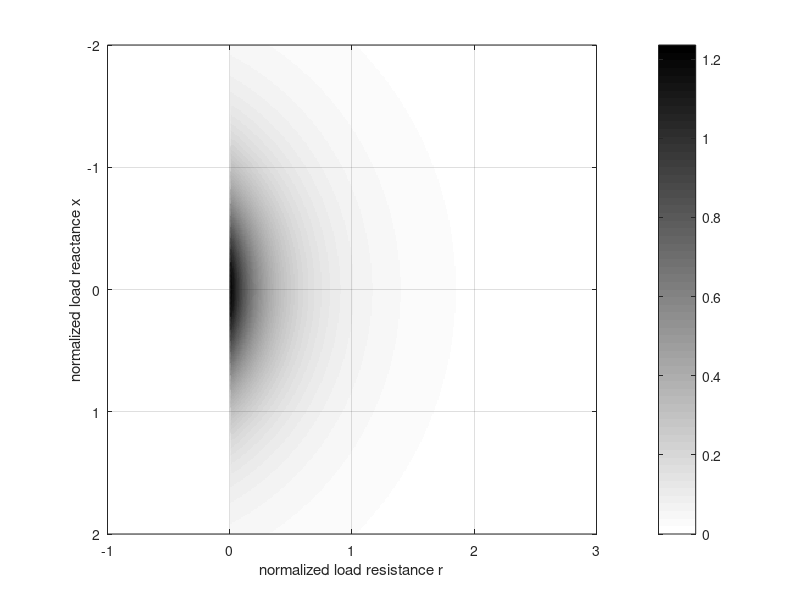

Source code (MATLAB): (Note: this script raises an error after producing the figure.)
% Generates the intensity plots of the probability density functions
% (in terms of real and imaginary parts) of the complex-valued normalized
% impedance of a backscatter tag load. This distribution guarantees that
% the "transmit signal", i.e. the load reflection coefficient, has maximum
% entropy. This yields near-capacity rates at high SNR.
%
% This generates Fig.13 of the paper stated below.
%
%--------------------------------------------------------------------------
%   This code repository accompanies the following academic publication:
%   Gregor Dumphart, Johannes Sager, Armin Wittneben,
%   "Load Modulation for Backscatter Communication: Channel Capacity and
%   Capacity-Approaching Finite Constellations."
%   arXiv preprint arXiv:2207.08100, July 2022.  
%   Available online at (open access): https://arxiv.org/abs/2207.08100
%
%   Coded by: Gregor Dumphart (gregord.research@gmail.com), July 2022,
%   ETH Zurich (D-ITET, Wireless Communications Group), Switzerland.
%   BSD 3-Clause License applies. Copyright (c) 2022, Gregor Dumphart.
%--------------------------------------------------------------------------
clear all

NrVal = 402; % Avoid to hit z=1 precisely to avoid pdf=NaN there
rVal = linspace(-1, 3, NrVal);
NxVal = 401;
xVal = linspace(-2, 2, NxVal);

[r,x] = meshgrid(rVal,xVal);
z = r + 1i * x;
Gamma = (z - 1) ./ (z + 1);
a_  = abs(Gamma);
th_ = angle(Gamma);

pdf = nan(size(z));
for nrVal = 1 : NrVal
    for nxVal = 1 : NxVal
        if rVal(nrVal) < 0
            pdf(nxVal,nrVal) = 0;
            continue
        end
        
        a  = a_(nxVal,nrVal);
        th = th_(nxVal,nrVal);
        
        N = 1 + a^2 - 2 * a * cos(th);
        dNda  = 2 * (a - cos(th));
        dNdth = 2 * a * sin(th);
        M_tmp = 2 * N * [-a, 0; sin(th), a * cos(th)];
        v_tmp = [1-a^2;  2*a*sin(th)];
        J = 1/N^2 * (M_tmp - v_tmp * [dNda, dNdth]);
        
        pdf(nxVal,nrVal) = a/pi / abs(det(J));
    end
end

figure(13), clf
imagesc(rVal,xVal,pdf)
%contour(rVal,xVal,pdf, .1 : .3 : 1)
colormap(flipud(gray))
hold on
contour(rVal,xVal,pdf)
hold off
grid on
axis equal
xlim([min(rVal), max(rVal)]), xlabel('normalized load resistance r'), xticks(min(rVal) : max(rVal))
ylim([min(xVal), max(xVal)]), ylabel('normalized load reactance x'),  yticks(min(xVal) : max(xVal))
h = colorbar;
set(h, 'Ticks', [0 max(pdf(:))])
set(h, 'TickLabels', {'0','4/\pi'})
h = ylabel(h, 'probability density');

% [Sanity Check] How large is the double integral of the PDF over the chosen
% canvas? This shows the heavy tails. For a large canvas, the result should approach 1. 
dr = (max(rVal) - min(rVal)) / (length(rVal)-1);
dx = (max(xVal) - min(xVal)) / (length(xVal)-1);
probabilityMassInCanvas = sum(pdf(:)) * dr * dx

% % plot the PDF along the real axis
% figure(130001), clf
% plot(rVal,pdf((NxVal+1)/2,:))
